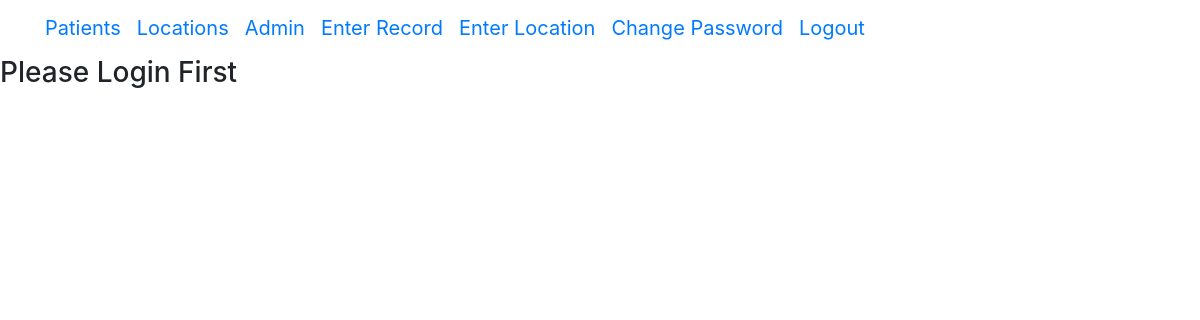
The app's page /covidapp/patient/25/edit/ (signed in), older data.
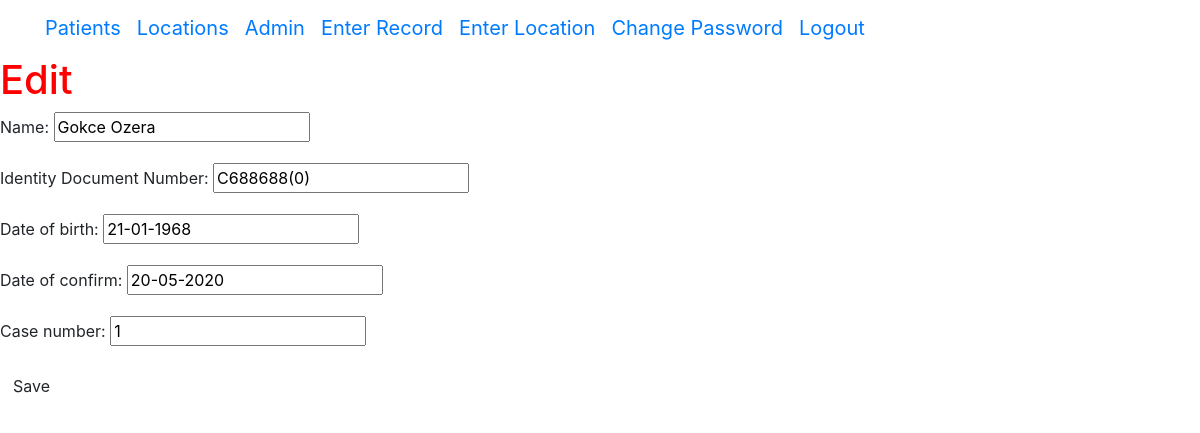
The same page, newer data.
### covidapp/models.py (models this page shows, shortened)
class Patient(models.Model):
    name = models.CharField(max_length=200)
    idn = models.CharField(max_length=200, unique=True)
    date_of_birth = models.DateField()
    date_of_confirm = models.DateField()
    case_number = models.IntegerField()

### covidapp/views.py (the view)
# urls.py: re_path('patient/(?P<pk>\d+)/edit/$', views.PatientUpdateView.as_view(), name='patient_edit'),
class PatientUpdateView(UpdateView):
    form_class = PatientForm
    model = Patient

### covidapp/forms.py
class PatientForm(forms.ModelForm):
    date_of_birth = forms.DateField(input_formats=settings.DATE_INPUT_FORMATS)
    date_of_confirm = forms.DateField(input_formats=settings.DATE_INPUT_FORMATS)
    class Meta:
        model = Patient
        fields = '__all__'
        labels = {
        "idn": "Identity Document Number"
        }

### covidapp/templatetags/has_group.py (called while the page is built)
@register.filter(name='has_group')
def has_group(user, group_name):
    return user.groups.filter(name=group_name).exists()

### templates/covidapp/patient_form.html (shortened to what this page needs)
{% extends "covidapp/base.html" %}
{% block content %}
{% load has_group %}
{% if request.user|has_group:"Epidemiologists" or request.user|has_group:"Staff" %}
    <h1>Edit</h1>
    <form method="POST" class="post-form">
    {{ form.as_p }}
    <button type="submit" class="save btn btn-default">Save</button>
    </form>
{% else %}
<h3>Please Login First</h3>
{% endif %}
{% endblock %}

Row changes from the older to the newer data that the page shows:
now on this page (row edited): Patient: name "Gokce Ozera", idn "C688688(0)", date_of_birth "21-01-1968", date_of_confirm "20-05-2020", case_number "1"
changed Patient: name "Gokce Ozer" → "Gokce Ozera" (drawn)
Text that changed along with them:
text no longer shown: "Please Login First"
text now shown: "Edit Name: Identity Document Number: Date of birth: Date of confirm: Case number: Save"
